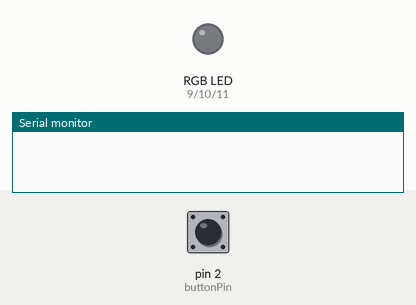
Bench run of a sketch on a simulated Arduino Uno, built with avr-gcc and run on an emulated ATmega328P. Shown: an RGB LED mixed from three pins (HIGH = lit), the last lines printed to the serial monitor. The test bench sets the inputs (shaded band); at power-on: pin 2 (buttonPin) HIGH.

Above: at 1.2 s.
1.3 s: pin 2 (buttonPin) pulled LOW for 0.15 s
At 1.4 s:
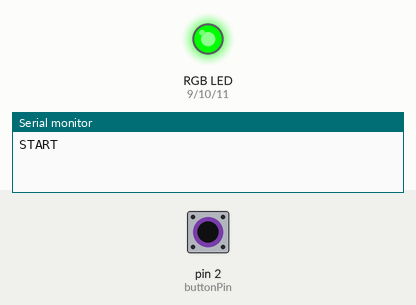
Timing chart, 0 to 4.3 s (numbered marks = the images above; inputs shaded):
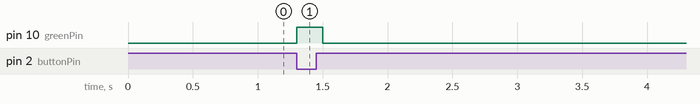

The sketch:

arcade_button.ino
```cpp
const int buttonPin = 2;
const int redPin    = 9;
const int greenPin  = 10;
const int bluePin   = 11;

bool lastButtonState = HIGH;

void setup() {
  pinMode(buttonPin, INPUT_PULLUP);
  pinMode(redPin,    OUTPUT);
  pinMode(greenPin,  OUTPUT);
  pinMode(bluePin,   OUTPUT);

  Serial.begin(9600);
  clearLED();
}

void loop() {
  bool currentButtonState = digitalRead(buttonPin);

  // on falling edge (button press)
  if (lastButtonState == HIGH && currentButtonState == LOW) {
    Serial.println("START");    // trigger your Python / Pi listener

    // flash green briefly
    setLEDColor(0, 255, 0);
    delay(200);
    clearLED();
  }

  lastButtonState = currentButtonState;
}

// helper to set RGB LED
void setLEDColor(int r, int g, int b) {
  analogWrite(redPin,   r);
  analogWrite(greenPin, g);
  analogWrite(bluePin,  b);
}

void clearLED() {
  analogWrite(redPin,   0);
  analogWrite(greenPin, 0);
  analogWrite(bluePin,  0);
}
```

Measured:
- after the input at 1.3 s, pin 10 (greenPin): LOW → HIGH at once, → LOW 0.20 s later
